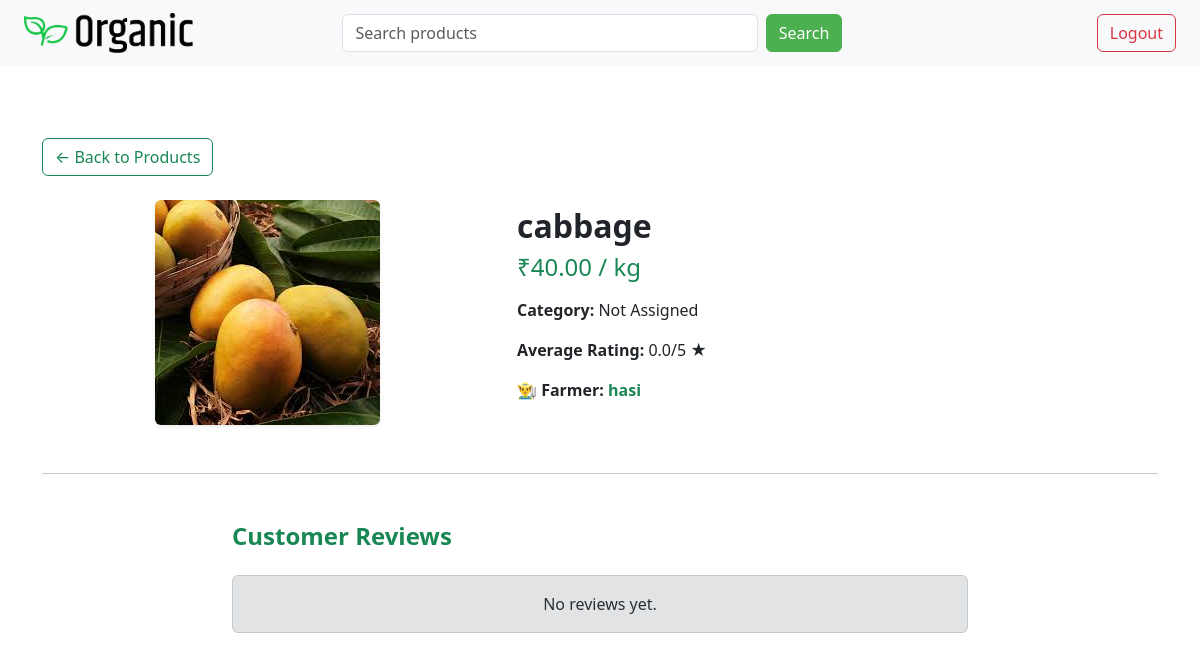
The app's page /viewproduct/45/ (signed in), older data.
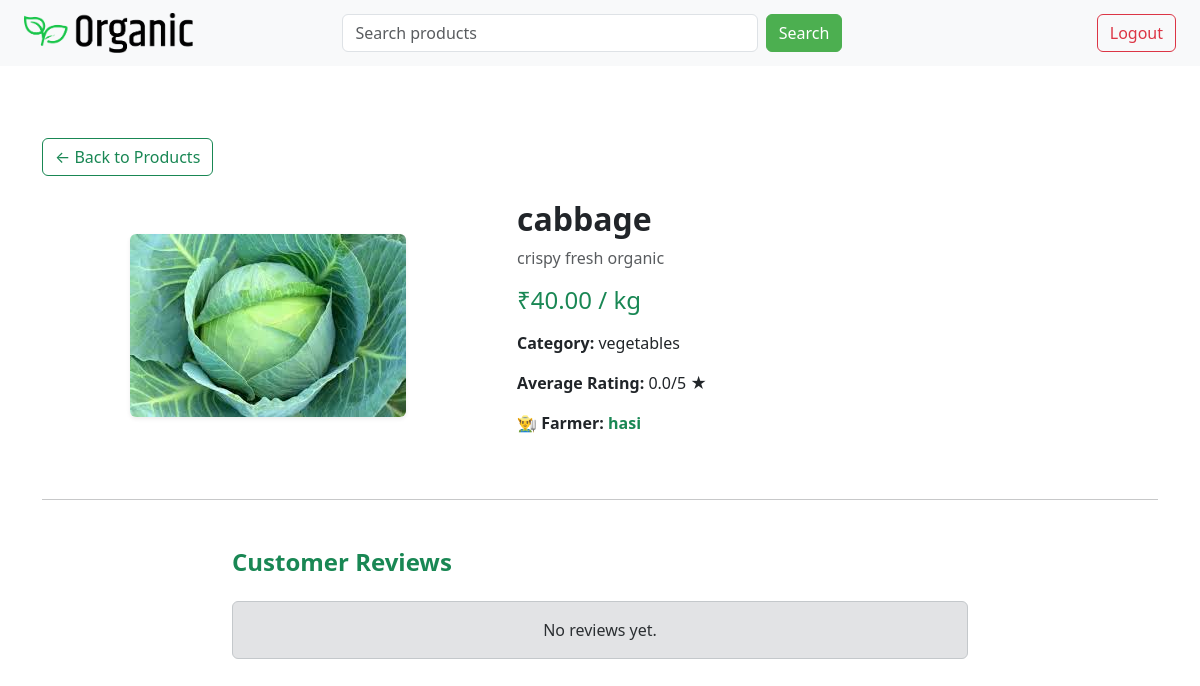
The same page, newer data.
### home/models.py (models this page shows, shortened)
class Product(models.Model):
    UNIT_CHOICES = [
        ('kg', 'Kilogram'),
        ('g', 'Gram'),
        ('l', 'Litre'),
        ('ml', 'Millilitre'),
        ('pcs', 'Pieces'),
        ('bottle', 'Bottle'),
        ('packet', 'Packet'),
    ]
    name = models.CharField(max_length=30)
    price = models.DecimalField(max_digits=8, decimal_places=2)
    details = models.TextField()
    image = models.ImageField(upload_to='products/', null=True, blank=True)
    ctgry = models.ForeignKey('Category', on_delete=models.CASCADE, null=True, blank=True)
    user = models.ForeignKey(User, on_delete=models.CASCADE)  # Seller
    created_at = models.DateTimeField(auto_now_add=True)
    unit = models.CharField(max_length=10, choices=UNIT_CHOICES, default='kg')
    stock = models.PositiveIntegerField(default=0)
    def average_rating(self):
        reviews = self.review_set.all()
        if reviews:
            return sum(r.rating for r in reviews) / len(reviews)
        return 0

class Category(models.Model):
    name = models.CharField(max_length=100)
    image = models.ImageField(upload_to='categoryimages/', null=True, blank=True)

### home/views.py (the view)
# urls.py: path('viewproduct/<int:product_id>/',viewproductfn),
@login_required
def viewproductfn(request, product_id):
    product = get_object_or_404(Product, id=product_id)
    reviews = product.review_set.all()
    return render(request, 'viewproduct.html', {
        'product': product,
        'reviews': reviews
    })

### home/templates/viewproduct.html (shortened to what this page needs)
{% extends 'base.html' %}
{% load static %}
{% block content %}
<div class="container my-5">
  <a href="/products/" class="btn btn-outline-success mb-4">← Back to Products</a>
  <div class="row align-items-center">
    <div class="col-md-5 text-center">
      {% if product.image %}
        <img src="{{ product.image.url }}" class="img-fluid rounded shadow-sm" alt="{{ product.name }}">
      {% else %}
        <img src="{% static 'images/placeholder.png' %}" class="img-fluid rounded shadow-sm" alt="No image available">
      {% endif %}
    </div>
    <div class="col-md-7">
      <h2 class="fw-bold">{{ product.name }}</h2>
      {% if product.details %}
        <p class="text-muted mb-3">{{ product.details }}</p>
      {% endif %}
      <h4 class="text-success mb-3">₹{{ product.price }} / {{ product.unit }}</h4>
      <p><strong>Category:</strong> {{ product.ctgry.name|default:"Not Assigned" }}</p>
      <p><strong>Average Rating:</strong>
        {% with avg=product.average_rating|floatformat:1 %}
          {{ avg }}/5 ★
        {% endwith %}
      </p>
      {% if product.user %}
        <p>
          <strong>👨‍🌾 Farmer:</strong>
          <a href="/farmerprofile/{{ product.user.id }}/" class="text-decoration-none text-success fw-bold">
            {{ product.user.username }}
          </a>
        </p>
      {% endif %}
    </div>
  </div>
  <hr class="my-5">
  <div class="row">
    <div class="col-md-8 mx-auto">
      <h4 class="fw-bold mb-4 text-success">Customer Reviews</h4>
      {% if reviews %}
        {% for review in reviews %}
          <div class="card mb-3 border-0 shadow-sm">
            <div class="card-body bg-light rounded-3">
              <div class="d-flex justify-content-between align-items-center mb-2">
                <h6 class="fw-bold mb-0">{{ review.user.username }}</h6>
                <span class="badge bg-success">★ {{ review.rating }}/5</span>
              </div>
              <p class="text-secondary mb-1">{{ review.comment }}</p>
              {% if review.review_image %}
              <div class="mt-3">
                <a href="{{ review.review_image.url }}" target="_blank">
                  <img src="{{ review.review_image.url }}"
                       alt="Review Image"
                       style="max-width: 360px; width:100%; height:auto; border-radius:8px;"/>
                </a>
              </div>
              {% endif %}
              <small class="text-muted d-block mt-3">Posted on {{ review.created_at|date:"M d, Y" }}</small>
            </div>
          </div>
        {% endfor %}
      {% else %}
        <div class="alert alert-secondary text-center">No reviews yet.</div>
      {% endif %}
    </div>
  </div>
</div>
{% endblock %}

Row changes from the older to the newer data that the page shows:
changed Product "cabbage": image: a different picture; details (not shown) → "crispy fresh organic"; ctgry.name "Not Assigned" → "vegetables"
